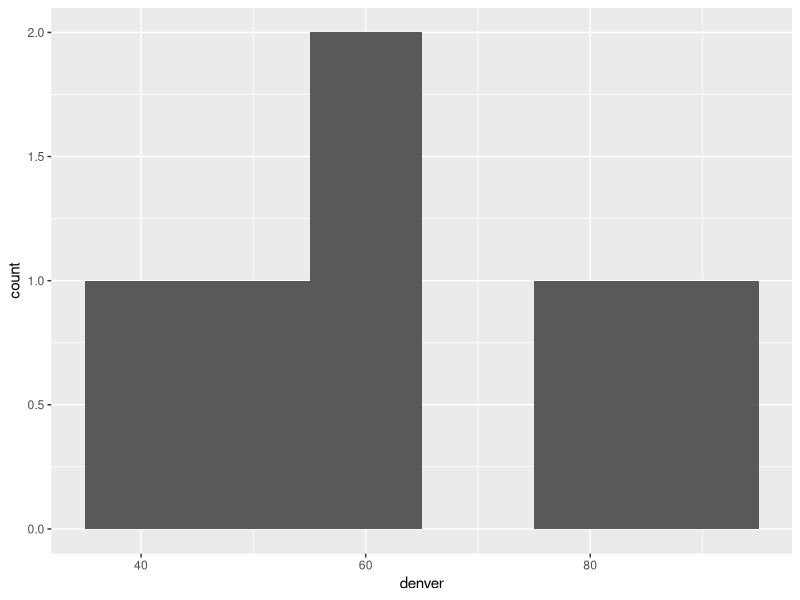

This chart was generated by the following R code:
## ---- chunk 1
library(tidyverse)
cities = tibble(
  denver = c(44, 51, 61, 65, 80, 89),
  sf = c(60, 63, 65, 65, 66, 71)
)
cities
## ---- chunk 2
cities |> 
  ggplot(aes(x = denver)) +
  geom_histogram(binwidth = 10)
## ---- chunk 3
denver_temperatures = 
  cities |> 
  pull(denver)
## ---- chunk 4
mean(denver_temperatures)
## ---- chunk 5
sd(denver_temperatures)
## ---- chunk 6
quantile(denver_temperatures, c(0, 1/4, 1/2, 3/4, 1))
